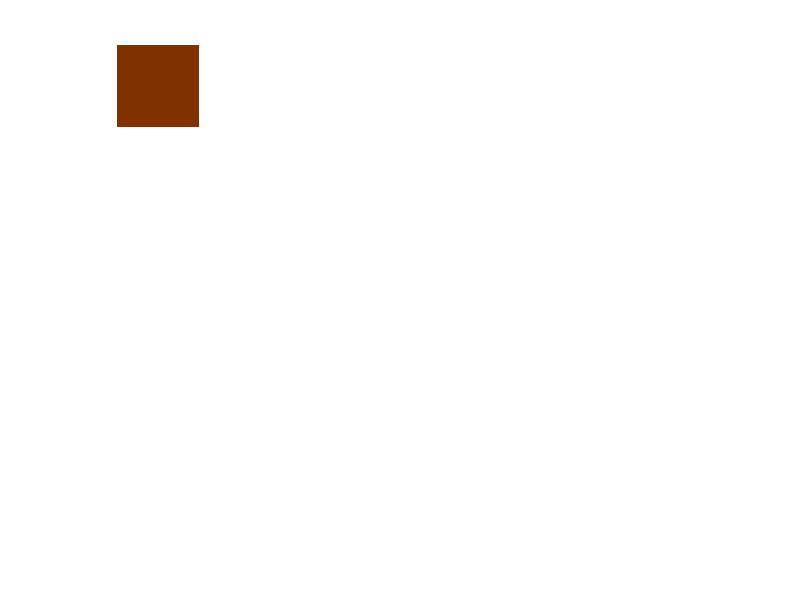

MATLAB code for this plot: (Note: this script raises an error after producing the figure.)
% This algorithm automatically adjusts product colours according to primary colour
% change

% Copyright 2020 Han Gong, University of East Anglia

% input (must be in bmp format)
% test image list
imgs = {'Toilet_Rolls.jpg','Table_Cleaner.jpg','lw252.jpg','lw481.jpg', ...
    'Toothpaste.jpg','Stockpot.jpg','Washing_Up_Liquid.jpg',...
    'Soap.jpg','Hair_Drier.jpg'};

n_img = numel(imgs);
% c - new colour (specify RGB values)
c = [127,50,0]/255;

n_row = ceil(n_img/4+1);
subplot(n_row,4,1);
imshow(repmat(reshape(c,[1,1,3]),50,50));

for id = 1:n_img
    i = im2double(imread(['test_im/',imgs{id}]));
    tic;
    r = cc(i,c);
    toc;
    subplot(n_row,4,id+1);
    imshow(r);
end
